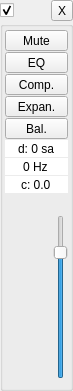
<?xml version="1.0" encoding="UTF-8"?>
<ui version="4.0">
 <class>OutputController</class>
 <widget class="QWidget" name="OutputController">
  <property name="geometry">
   <rect>
    <x>0</x>
    <y>0</y>
    <width>61</width>
    <height>391</height>
   </rect>
  </property>
  <property name="acceptDrops">
   <bool>true</bool>
  </property>
  <property name="windowTitle">
   <string>Form</string>
  </property>
  <layout class="QGridLayout" name="gridLayout">
   <property name="leftMargin">
    <number>0</number>
   </property>
   <property name="topMargin">
    <number>0</number>
   </property>
   <property name="rightMargin">
    <number>0</number>
   </property>
   <property name="bottomMargin">
    <number>0</number>
   </property>
   <property name="spacing">
    <number>0</number>
   </property>
   <item row="0" column="2">
    <widget class="QToolButton" name="removeButton">
     <property name="text">
      <string>X</string>
     </property>
     <property name="toolButtonStyle">
      <enum>Qt::ToolButtonTextOnly</enum>
     </property>
    </widget>
   </item>
   <item row="0" column="1">
    <spacer name="removeButtonSpacer">
     <property name="orientation">
      <enum>Qt::Horizontal</enum>
     </property>
     <property name="sizeHint" stdset="0">
      <size>
       <width>40</width>
       <height>20</height>
      </size>
     </property>
    </spacer>
   </item>
   <item row="1" column="0" colspan="3">
    <widget class="QGroupBox" name="groupBox">
     <property name="title">
      <string/>
     </property>
     <layout class="QGridLayout" name="gridLayout_2">
      <property name="leftMargin">
       <number>2</number>
      </property>
      <property name="topMargin">
       <number>3</number>
      </property>
      <property name="rightMargin">
       <number>2</number>
      </property>
      <property name="horizontalSpacing">
       <number>0</number>
      </property>
      <property name="verticalSpacing">
       <number>1</number>
      </property>
      <item row="9" column="0" colspan="2">
       <widget class="QWidget" name="volumeLevelContainer" native="true">
        <layout class="QHBoxLayout" name="horizontalLayout_2">
         <property name="spacing">
          <number>0</number>
         </property>
         <property name="leftMargin">
          <number>0</number>
         </property>
         <property name="topMargin">
          <number>0</number>
         </property>
         <property name="rightMargin">
          <number>0</number>
         </property>
         <property name="bottomMargin">
          <number>0</number>
         </property>
         <item>
          <widget class="QWidget" name="levelContainer" native="true">
           <layout class="QHBoxLayout" name="levelContainerLayout">
            <property name="spacing">
             <number>0</number>
            </property>
            <property name="leftMargin">
             <number>0</number>
            </property>
            <property name="topMargin">
             <number>0</number>
            </property>
            <property name="rightMargin">
             <number>0</number>
            </property>
            <property name="bottomMargin">
             <number>0</number>
            </property>
           </layout>
          </widget>
         </item>
         <item>
          <spacer name="horizontalSpacer">
           <property name="orientation">
            <enum>Qt::Horizontal</enum>
           </property>
           <property name="sizeHint" stdset="0">
            <size>
             <width>77</width>
             <height>20</height>
            </size>
           </property>
          </spacer>
         </item>
         <item>
          <widget class="QSlider" name="volumeSlider">
           <property name="minimum">
            <number>-80</number>
           </property>
           <property name="maximum">
            <number>20</number>
           </property>
           <property name="orientation">
            <enum>Qt::Vertical</enum>
           </property>
          </widget>
         </item>
        </layout>
       </widget>
      </item>
      <item row="1" column="0">
       <widget class="QToolButton" name="eqButton">
        <property name="sizePolicy">
         <sizepolicy hsizetype="MinimumExpanding" vsizetype="Fixed">
          <horstretch>0</horstretch>
          <verstretch>0</verstretch>
         </sizepolicy>
        </property>
        <property name="text">
         <string>EQ</string>
        </property>
        <property name="checkable">
         <bool>true</bool>
        </property>
       </widget>
      </item>
      <item row="6" column="0">
       <widget class="QSpinBox" name="sampleRateSpinBox">
        <property name="toolTip">
         <string>Sample rate</string>
        </property>
        <property name="frame">
         <bool>false</bool>
        </property>
        <property name="alignment">
         <set>Qt::AlignCenter</set>
        </property>
        <property name="buttonSymbols">
         <enum>QAbstractSpinBox::NoButtons</enum>
        </property>
        <property name="suffix">
         <string> Hz</string>
        </property>
        <property name="minimum">
         <number>0</number>
        </property>
        <property name="maximum">
         <number>999999</number>
        </property>
        <property name="value">
         <number>0</number>
        </property>
       </widget>
      </item>
      <item row="2" column="0">
       <widget class="QToolButton" name="compressorButton">
        <property name="sizePolicy">
         <sizepolicy hsizetype="MinimumExpanding" vsizetype="Fixed">
          <horstretch>0</horstretch>
          <verstretch>0</verstretch>
         </sizepolicy>
        </property>
        <property name="text">
         <string>Comp.</string>
        </property>
        <property name="checkable">
         <bool>true</bool>
        </property>
       </widget>
      </item>
      <item row="4" column="0">
       <widget class="QToolButton" name="balanceButton">
        <property name="sizePolicy">
         <sizepolicy hsizetype="MinimumExpanding" vsizetype="Fixed">
          <horstretch>0</horstretch>
          <verstretch>0</verstretch>
         </sizepolicy>
        </property>
        <property name="text">
         <string>Bal.</string>
        </property>
       </widget>
      </item>
      <item row="8" column="0" colspan="2">
       <widget class="QWidget" name="levelLabelContainer" native="true">
        <property name="sizePolicy">
         <sizepolicy hsizetype="Preferred" vsizetype="Fixed">
          <horstretch>0</horstretch>
          <verstretch>0</verstretch>
         </sizepolicy>
        </property>
        <layout class="QHBoxLayout" name="horizontalLayout">
         <property name="spacing">
          <number>0</number>
         </property>
         <property name="leftMargin">
          <number>0</number>
         </property>
         <property name="topMargin">
          <number>0</number>
         </property>
         <property name="rightMargin">
          <number>0</number>
         </property>
         <property name="bottomMargin">
          <number>0</number>
         </property>
         <item>
          <widget class="FastLabelWidget" name="levelLabel" native="true">
           <property name="minimumSize">
            <size>
             <width>24</width>
             <height>20</height>
            </size>
           </property>
           <property name="maximumSize">
            <size>
             <width>24</width>
             <height>20</height>
            </size>
           </property>
          </widget>
         </item>
         <item>
          <spacer name="horizontalSpacer_2">
           <property name="orientation">
            <enum>Qt::Horizontal</enum>
           </property>
           <property name="sizeHint" stdset="0">
            <size>
             <width>40</width>
             <height>20</height>
            </size>
           </property>
          </spacer>
         </item>
         <item>
          <widget class="FastLabelWidget" name="volumeLevelLabel" native="true">
           <property name="minimumSize">
            <size>
             <width>24</width>
             <height>20</height>
            </size>
           </property>
           <property name="maximumSize">
            <size>
             <width>24</width>
             <height>20</height>
            </size>
           </property>
          </widget>
         </item>
        </layout>
       </widget>
      </item>
      <item row="7" column="0" colspan="2">
       <widget class="QDoubleSpinBox" name="clockDriftSpinBox">
        <property name="sizePolicy">
         <sizepolicy hsizetype="Ignored" vsizetype="Fixed">
          <horstretch>0</horstretch>
          <verstretch>0</verstretch>
         </sizepolicy>
        </property>
        <property name="toolTip">
         <string>Device's clock drift in PPM</string>
        </property>
        <property name="frame">
         <bool>false</bool>
        </property>
        <property name="alignment">
         <set>Qt::AlignCenter</set>
        </property>
        <property name="buttonSymbols">
         <enum>QAbstractSpinBox::NoButtons</enum>
        </property>
        <property name="prefix">
         <string>c: </string>
        </property>
        <property name="suffix">
         <string/>
        </property>
        <property name="decimals">
         <number>1</number>
        </property>
        <property name="minimum">
         <double>-99999.000000000000000</double>
        </property>
        <property name="maximum">
         <double>99999.000000000000000</double>
        </property>
        <property name="value">
         <double>0.000000000000000</double>
        </property>
       </widget>
      </item>
      <item row="0" column="0">
       <widget class="QToolButton" name="muteButton">
        <property name="sizePolicy">
         <sizepolicy hsizetype="MinimumExpanding" vsizetype="Fixed">
          <horstretch>0</horstretch>
          <verstretch>0</verstretch>
         </sizepolicy>
        </property>
        <property name="text">
         <string>Mute</string>
        </property>
        <property name="checkable">
         <bool>true</bool>
        </property>
       </widget>
      </item>
      <item row="5" column="0" colspan="2">
       <widget class="QDoubleSpinBox" name="delaySpinBox">
        <property name="sizePolicy">
         <sizepolicy hsizetype="Ignored" vsizetype="Fixed">
          <horstretch>0</horstretch>
          <verstretch>0</verstretch>
         </sizepolicy>
        </property>
        <property name="toolTip">
         <string>Delay in samples</string>
        </property>
        <property name="frame">
         <bool>false</bool>
        </property>
        <property name="alignment">
         <set>Qt::AlignCenter</set>
        </property>
        <property name="buttonSymbols">
         <enum>QAbstractSpinBox::NoButtons</enum>
        </property>
        <property name="prefix">
         <string>d: </string>
        </property>
        <property name="suffix">
         <string> sa</string>
        </property>
        <property name="decimals">
         <number>0</number>
        </property>
        <property name="maximum">
         <double>100000.000000000000000</double>
        </property>
       </widget>
      </item>
      <item row="3" column="0">
       <widget class="QToolButton" name="expanderButton">
        <property name="sizePolicy">
         <sizepolicy hsizetype="MinimumExpanding" vsizetype="Fixed">
          <horstretch>0</horstretch>
          <verstretch>0</verstretch>
         </sizepolicy>
        </property>
        <property name="text">
         <string>Expan.</string>
        </property>
        <property name="checkable">
         <bool>true</bool>
        </property>
       </widget>
      </item>
     </layout>
    </widget>
   </item>
   <item row="0" column="0">
    <widget class="QCheckBox" name="enableCheckBox">
     <property name="text">
      <string/>
     </property>
     <property name="checked">
      <bool>true</bool>
     </property>
    </widget>
   </item>
  </layout>
 </widget>
 <customwidgets>
  <customwidget>
   <class>FastLabelWidget</class>
   <extends>QWidget</extends>
   <header>FastLabelWidget.h</header>
   <container>1</container>
  </customwidget>
 </customwidgets>
 <tabstops>
  <tabstop>muteButton</tabstop>
  <tabstop>eqButton</tabstop>
  <tabstop>delaySpinBox</tabstop>
 </tabstops>
 <resources/>
 <connections/>
</ui>
